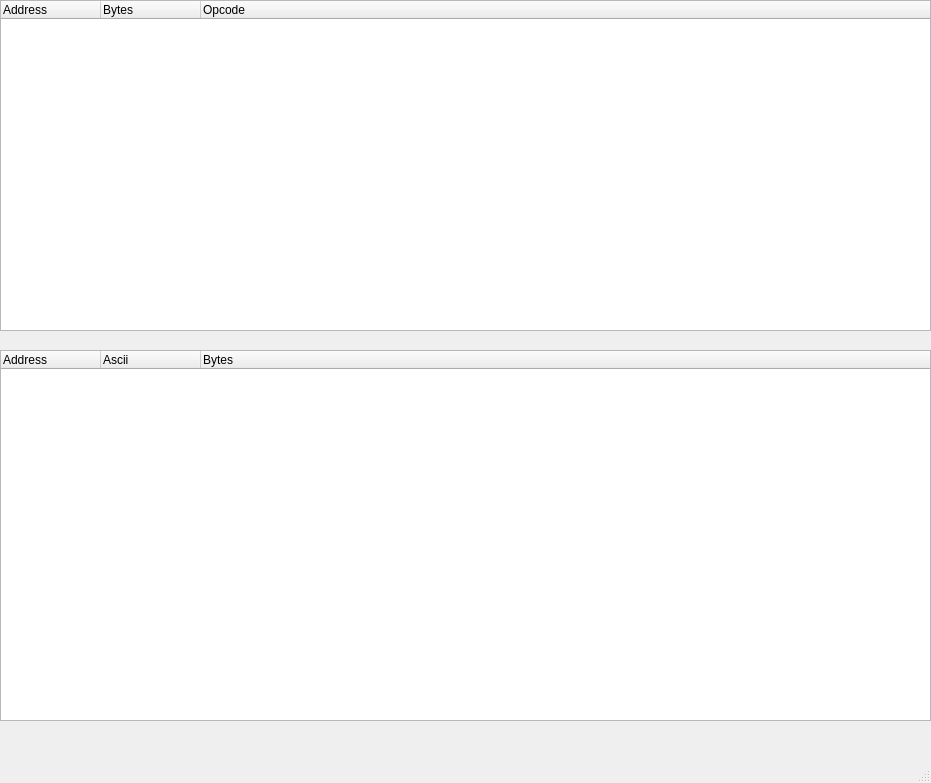
<?xml version="1.0" encoding="UTF-8"?>
<ui version="4.0">
 <class>MemoryViewer</class>
 <widget class="QMainWindow" name="MemoryViewer">
  <property name="geometry">
   <rect>
    <x>0</x>
    <y>0</y>
    <width>931</width>
    <height>783</height>
   </rect>
  </property>
  <property name="contextMenuPolicy">
   <enum>Qt::ActionsContextMenu</enum>
  </property>
  <property name="windowTitle">
   <string>MemoryViewer</string>
  </property>
  <widget class="QWidget" name="centralwidget">
   <widget class="QWidget" name="layoutWidget">
    <property name="geometry">
     <rect>
      <x>0</x>
      <y>0</y>
      <width>931</width>
      <height>331</height>
     </rect>
    </property>
    <layout class="QHBoxLayout" name="horizontalLayout">
     <item>
      <widget class="QTreeWidget" name="treeWidget">
       <property name="contextMenuPolicy">
        <enum>Qt::CustomContextMenu</enum>
       </property>
       <column>
        <property name="text">
         <string>Address</string>
        </property>
       </column>
       <column>
        <property name="text">
         <string>Bytes</string>
        </property>
       </column>
       <column>
        <property name="text">
         <string>Opcode</string>
        </property>
       </column>
      </widget>
     </item>
    </layout>
   </widget>
   <widget class="QTreeWidget" name="treeWidget_2">
    <property name="geometry">
     <rect>
      <x>0</x>
      <y>350</y>
      <width>931</width>
      <height>371</height>
     </rect>
    </property>
    <column>
     <property name="text">
      <string>Address</string>
     </property>
    </column>
    <column>
     <property name="text">
      <string>Ascii</string>
     </property>
    </column>
    <column>
     <property name="text">
      <string>Bytes</string>
     </property>
    </column>
   </widget>
  </widget>
  <widget class="QStatusBar" name="statusbar"/>
  <widget class="QMenuBar" name="menuBar">
   <property name="geometry">
    <rect>
     <x>0</x>
     <y>0</y>
     <width>931</width>
     <height>21</height>
    </rect>
   </property>
  </widget>
 </widget>
 <resources/>
 <connections/>
 <slots>
  <slot>DisassemblyGotoAddress()</slot>
  <slot>MemoryGotoAddress()</slot>
 </slots>
</ui>
